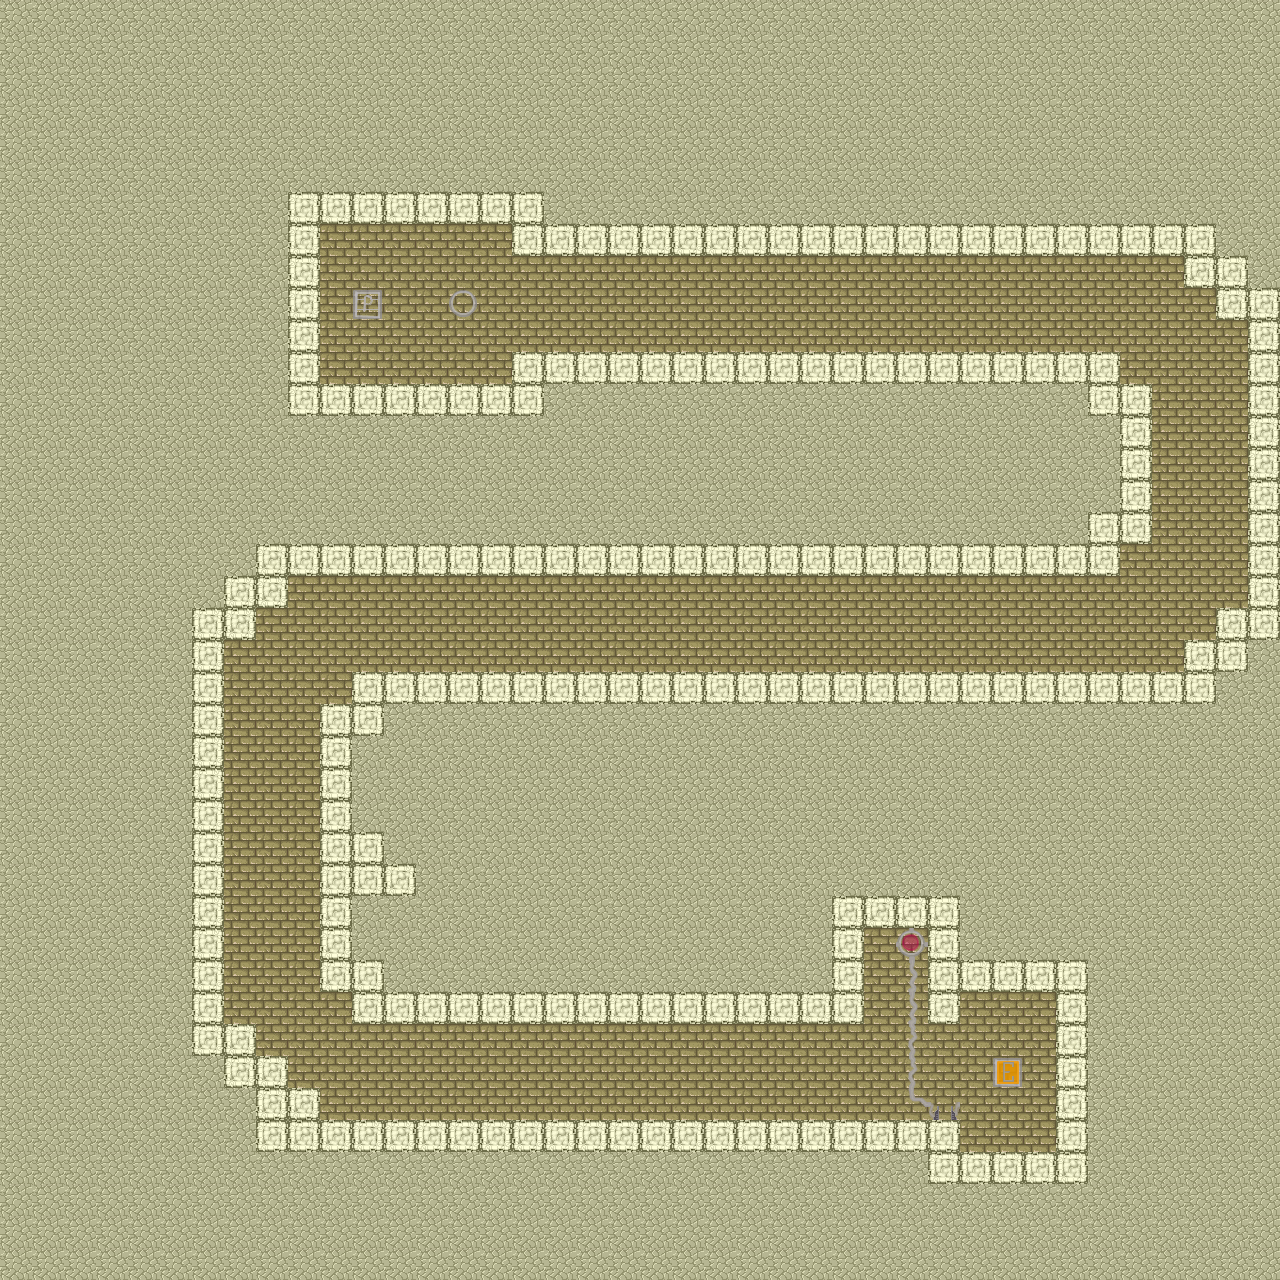

Tiled map render using the project's own tile images. Description and the map definition, with tile-layer contents summarised, below:
An orthogonal 40x40 tile map with 32x32 px tiles, 1 tile layer (Ground) and 3 objects (1_up_3, gate_1, player).

<map version="1.0" orientation="orthogonal" width="40" height="40" tilewidth="32" tileheight="32">
 <tileset firstgid="1" name="desert_tiled6.png" tilewidth="32" tileheight="32" spacing="3" margin="2">
  <image source="gfx/desert_tiled6.png" trans="ff00ff" width="281" height="211" />
  <tile id="0">
   <properties>
    <property name="spawn" value="box" />
   </properties>
  </tile>
  <tile id="1">
   <properties>
    <property name="spawn" value="player" />
   </properties>
  </tile>
  <tile id="2">
   <properties>
    <property name="spawn" value="circle" />
   </properties>
  </tile>
  <tile id="9">
   <properties>
    <property name="spawn" value="triangle" />
   </properties>
  </tile>
  <tile id="10">
   <properties>
    <property name="spawn" value="hexagon" />
   </properties>
  </tile>
  <tile id="16">
   <properties>
    <property name="switch" value="box" />
   </properties>
  </tile>
  <tile id="17">
   <properties>
    <property name="switch" value="circle" />
   </properties>
  </tile>
  <tile id="18">
   <properties>
    <property name="switch" value="free" />
   </properties>
  </tile>
  <tile id="19">
   <properties>
    <property name="exit" value="player" />
   </properties>
  </tile>
  <tile id="24">
   <properties>
    <property name="switch" value="triangle" />
   </properties>
  </tile>
  <tile id="25">
   <properties>
    <property name="switch" value="hexagon" />
   </properties>
  </tile>
  <tile id="26">
   <properties>
    <property name="switch" value="player" />
   </properties>
  </tile>
  <tile id="41">
   <properties>
    <property name="wall" value="true" />
   </properties>
  </tile>
 </tileset>
 <layer name="Ground" width="40" height="40">
  <data>[1600 cells, 1600 non-empty, 11 distinct tile ids]</data>
 </layer>
 <objectgroup name="Object Layer 1" width="40" height="40">
  <object name="gate_1" type="1_up_3" gid="46" x="944" y="1114" />
  <object name="circle_1" type="gate_1" gid="46" x="907" y="941" />
  <object name="exit_1" type="player" gid="46" x="1010" y="1071" />
 </objectgroup>
</map>
